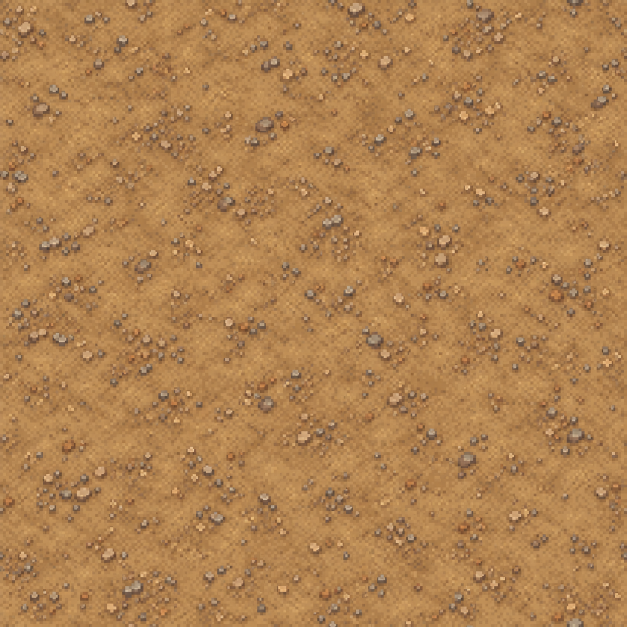
#> input picture assets/img/material-trilha-cascalho-v5.png, 1254 x 1254 px (shown at 1/2 size)
$ python build_biome_path_v5.py
#> lines starting #> are read from the running program, lines starting #| are printed output that depends on the picture; after the words box and inside, x2 and y2 are one past the last pixel; in counts of white or black regions, pixels touching at a corner belong together
"""Bake the generated fine-gravel material onto the existing overworld route.

The route uses the same authored coordinates as v3/v4. Only the art changes;
markers, collision objects and navigation remain in world percentage space.
One transparent WebP is shipped so no extra work is needed while walking.
"""
from __future__ import annotations

import math
import random
from pathlib import Path

from PIL import Image, ImageDraw
from build_biome_art_v3 import ROUTE_PERCENT

ROOT = Path(__file__).resolve().parents[1]
ASSETS = ROOT / 'assets' / 'img'
MATERIAL = ASSETS / 'material-trilha-cascalho-v5.png'
OUTPUT = ASSETS / 'mapa-caminho-cascalho-v5.webp'
WIDTH, HEIGHT = 3072, 1728


def route_samples():
    points = [(x * WIDTH / 100, y * HEIGHT / 100) for x, y in ROUTE_PERCENT]
    # Interpolate through the original anchors instead of approximating the route
    # with a new image: level markers still sit on the center of the trail.
    samples = []
    for i in range(len(points) - 1):
        p0, p1 = points[max(0, i - 1)], points[i]
        p2, p3 = points[i + 1], points[min(len(points) - 1, i + 2)]
        steps = max(2, math.ceil(math.dist(p1, p2) / 2))
        for j in range(steps):
            t = j / steps
            xy = []
            for k in (0, 1):
                a, b, c, d = p0[k], p1[k], p2[k], p3[k]
                xy.append(0.5 * ((2*b) + (-a+c)*t + (2*a-5*b+4*c-d)*t*t + (-a+3*b-3*c+d)*t*t*t))
            samples.append(tuple(xy))
    samples.append(points[-1])
    return samples


def main():
    rng = random.Random(149)
    points = route_samples()
    mask = Image.new('L', (WIDTH, HEIGHT))
#> mask: PIL image 3072x1728 L; every value is 0
    verge = Image.new('RGBA', (WIDTH, HEIGHT))
#> verge: PIL image 3072x1728 RGBA; every value is 0
    road_draw, verge_draw = ImageDraw.Draw(mask), ImageDraw.Draw(verge)
    for i, (x, y) in enumerate(points):
        radius = 27 + math.sin(i * 0.012) * 2 + math.sin(i * 0.041) * 1.2
        verge_draw.ellipse((x-radius-5, y-radius-5, x+radius+5, y+radius+5), fill=(106, 134, 56, 210))
        road_draw.ellipse((x-radius, y-radius, x+radius, y+radius), fill=255)

    material = Image.open(MATERIAL).convert('RGBA').resize((512, 512), Image.Resampling.NEAREST)
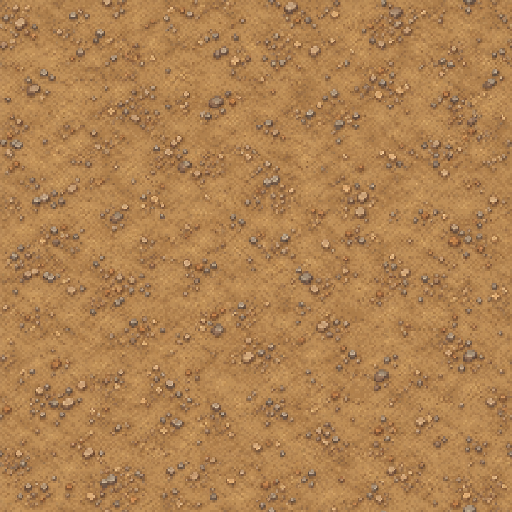
#> material: PIL image 512x512 RGBA; mean R, G, B, A 175.1, 129.5, 80.9, 255
    surface = Image.new('RGBA', (WIDTH, HEIGHT))
    for y in range(0, HEIGHT, 512):
        for x in range(0, WIDTH, 512):
            surface.paste(material, (x, y))
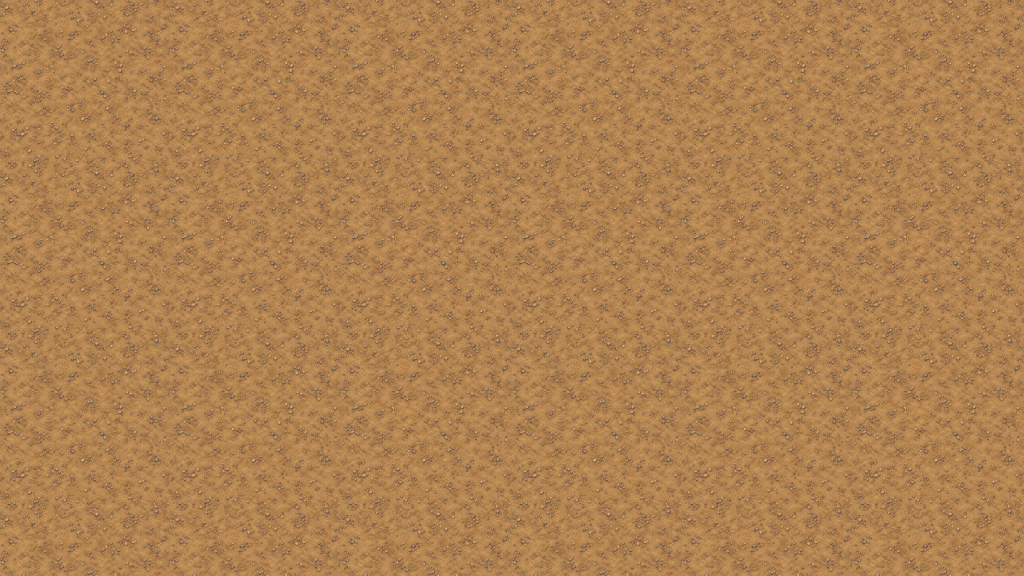
#> surface: PIL image 3072x1728 RGBA (shown at 1/3 size); mean R, G, B, A 175, 129.5, 80.9, 255
    surface.putalpha(mask)
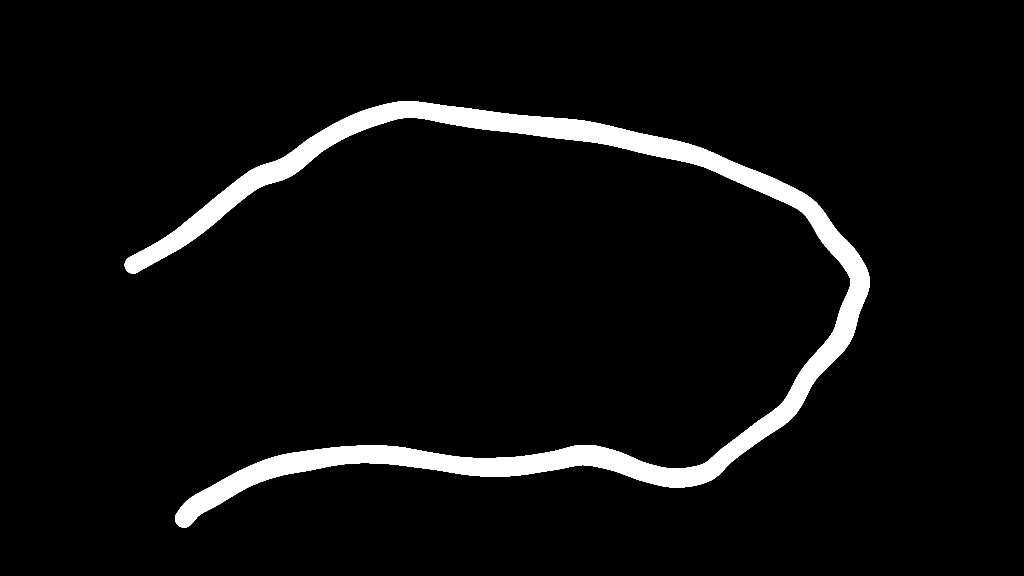
#> mask: PIL image 3072x1728 L (shown at 1/3 size); 5.1% white; 1 white region, box (x1, y1, x2, y2) and area: (374, 304, 2609, 1583) 272893
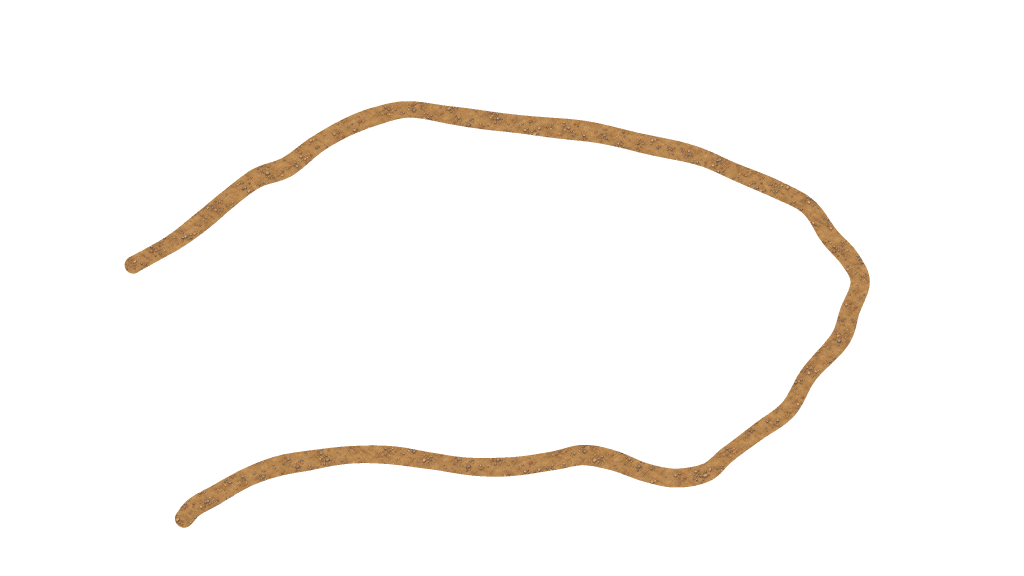
#> surface: PIL image 3072x1728 RGBA (shown at 1/3 size); mean R, G, B, A 175, 129.5, 80.9, 13.1; transparent parts drawn white
    verge.alpha_composite(surface)

    # Sparse short pixel grass at the edges connects the trail to the meadow.
    # Keep the middle open, with no large rocks or raised wall-like borders.
    draw = ImageDraw.Draw(verge)
    greens = [(89, 121, 48, 225), (117, 147, 61, 235), (143, 161, 78, 220)]
    for i in range(2, len(points)-2, 5):
        x, y = points[i]
        dx, dy = points[i+1][0]-points[i-1][0], points[i+1][1]-points[i-1][1]
        length = math.hypot(dx, dy) or 1
        radius = 27 + math.sin(i * 0.012) * 2 + math.sin(i * 0.041) * 1.2
        for side in (-1, 1):
            if rng.random() > 0.62:
                continue
            offset = radius + rng.randint(2, 6)
            gx, gy = round(x-dy/length*offset*side), round(y+dx/length*offset*side)
            color = rng.choice(greens)
            draw.rectangle((gx, gy-2, gx+2, gy+2), fill=color)
            draw.rectangle((gx+2, gy-4, gx+3, gy), fill=color)

    verge.save(OUTPUT, format='WEBP', lossless=True, method=6)
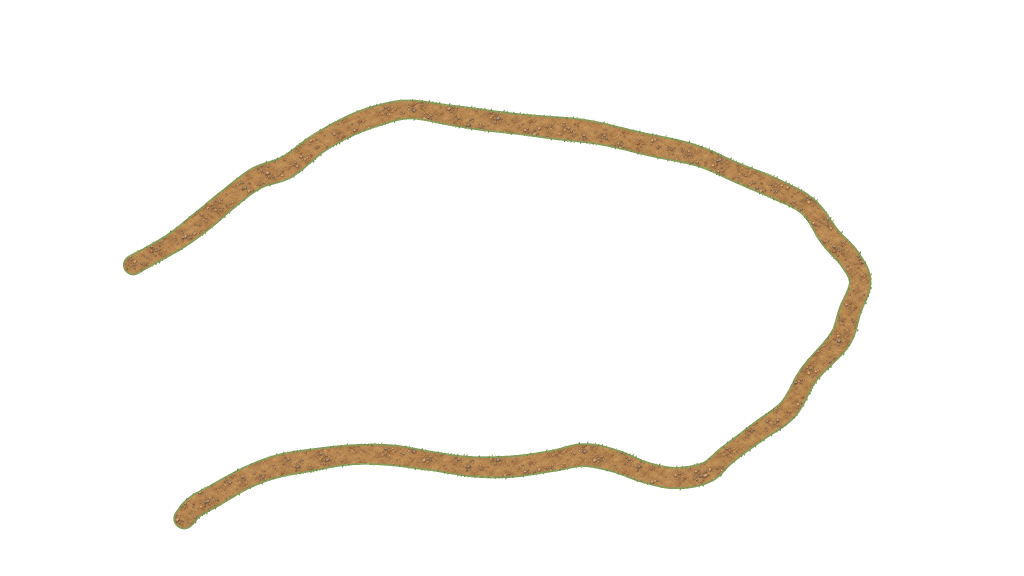
#> saved as mapa-caminho-cascalho-v5.webp: PIL image 3072x1728 RGBA (shown at 1/3 size); mean R, G, B, A 10.1, 8, 4.7, 15.2; transparent parts drawn white
    print(f'{OUTPUT.name}: {WIDTH}x{HEIGHT}, {OUTPUT.stat().st_size:,} bytes')


if __name__ == '__main__':
    main()
